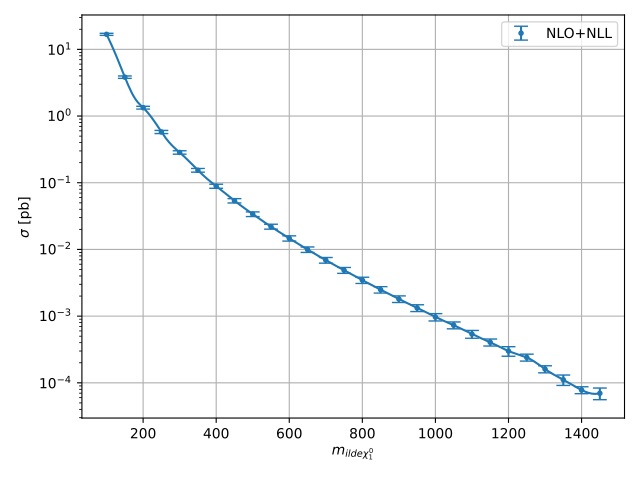

Here is the Python script that generated this plot:
import urllib.request
import hepi
dl = hepi.load(urllib.request.urlopen(
"https://raw.githubusercontent.com/fuenfundachtzig/xsec/master/json/pp13_hino_NLO%2BNLL.json"
))
hepi.plot(dl,"N1","NLO_PLUS_NLL",xaxis="$m_{\tilde{\chi}_1^0}$")
